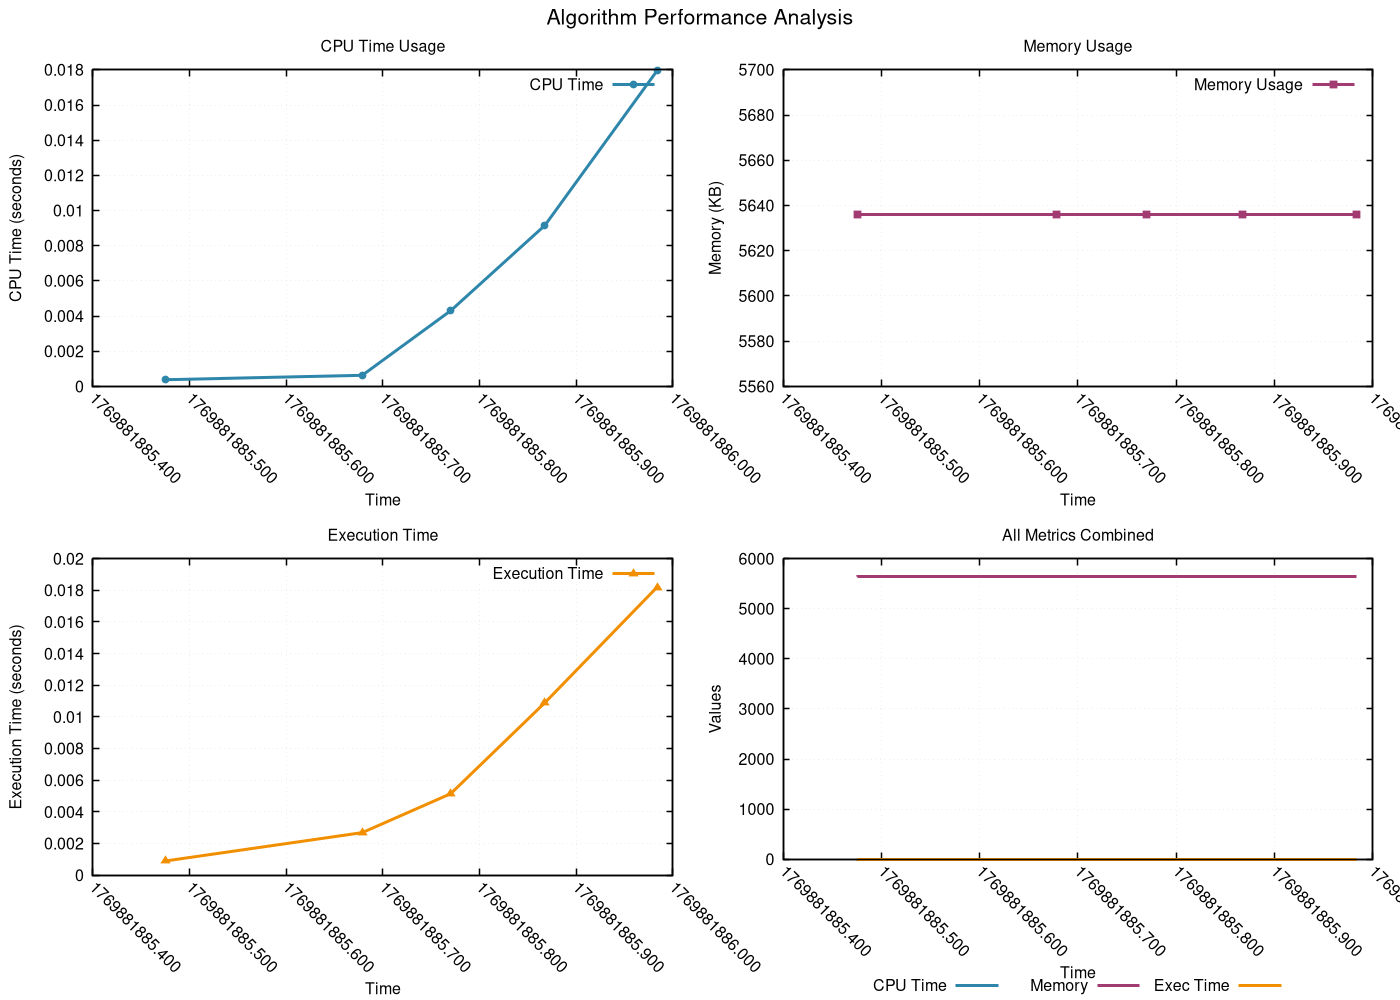

The script that saved this image:
# GNUplot script for resource monitoring
set terminal pngcairo enhanced font 'Helvetica,12' size 1400,1000
set output 'png/bubble_sort_20260131_225122.png'

set multiplot layout 2,2 title 'Algorithm Performance Analysis' font 'Helvetica,16'
set style line 1 lc rgb '#2E86AB' lt 1 lw 3 pt 7 ps 0.8
set style line 2 lc rgb '#A23B72' lt 1 lw 3 pt 5 ps 0.8
set style line 3 lc rgb '#F18F01' lt 1 lw 3 pt 9 ps 0.8
set style line 4 lc rgb '#F19C79' lt 1 lw 3 pt 11 ps 0.8
set style line 5 lc rgb '#0ABB9F' lt 1 lw 3 pt 13 ps 0.8

set format x "%.3f"
set xtics rotate by -45
set autoscale x

set title 'CPU Time Usage'
set xlabel 'Time'
set ylabel 'CPU Time (seconds)'
set grid linestyle 1 lc rgb '#D3D3D3' lt 0 lw 1
set border linewidth 1.5
plot 'png/bubble_sort_20260131_225122.dat' using 1:2 with linespoints ls 1 title 'CPU Time'
set title 'Memory Usage'
set xlabel 'Time'
set ylabel 'Memory (KB)'
set grid linestyle 1 lc rgb '#D3D3D3' lt 0 lw 1
set border linewidth 1.5
plot 'png/bubble_sort_20260131_225122.dat' using 1:3 with linespoints ls 2 title 'Memory Usage'
set title 'Execution Time'
set xlabel 'Time'
set ylabel 'Execution Time (seconds)'
set grid linestyle 1 lc rgb '#D3D3D3' lt 0 lw 1
set border linewidth 1.5
plot 'png/bubble_sort_20260131_225122.dat' using 1:4 with linespoints ls 3 title 'Execution Time'
set title 'All Metrics Combined'
set xlabel 'Time'
set ylabel 'Values'
set grid linestyle 1 lc rgb '#D3D3D3' lt 0 lw 1
set border linewidth 1.5
set key outside center bottom horizontal
plot 'png/bubble_sort_20260131_225122.dat' using 1:2 with lines ls 1 title 'CPU Time', \
     'png/bubble_sort_20260131_225122.dat' using 1:3 with lines ls 2 title 'Memory', \
     'png/bubble_sort_20260131_225122.dat' using 1:4 with lines ls 3 title 'Exec Time'
unset multiplot
